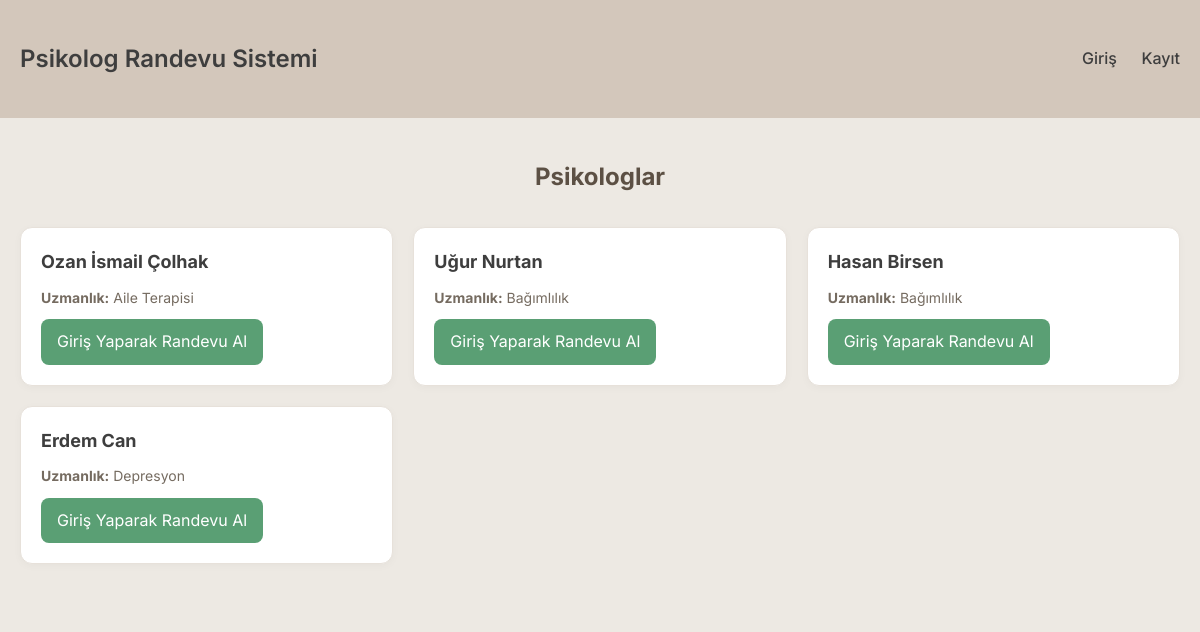
The page / on the database its author committed.
### tables this page shows
CREATE TABLE users (
    id INTEGER PRIMARY KEY AUTOINCREMENT,
    ad TEXT NOT NULL,
    email TEXT NOT NULL UNIQUE,
    parola TEXT NOT NULL,
    rol TEXT NOT NULL CHECK (rol IN ('kullanici', 'psikolog', 'admin')),
    uzmanlik TEXT
);

### app.py (the view)
@app.route("/")
def index():
    conn = get_db_connection()
    psikologlar = conn.execute("SELECT * FROM users WHERE rol = 'psikolog'").fetchall()
    conn.close()
    return render_template("index.html", psikologlar=psikologlar)

### app.py (called while the page is built)
def get_db_connection():
    conn = sqlite3.connect("veritabani.db")
    conn.row_factory = sqlite3.Row
    return conn

### templates/index.html (shortened to what this page needs)
{% extends "layout.html" %}
{% block content %}
<h2>Psikologlar</h2>
{% if psikologlar|length == 0 %}
<p>Henüz sistemde kayıtlı psikolog bulunmamaktadır.</p>
{% else %}
<div class="psikolog-listesi">
    {% for psikolog in psikologlar %}
    <div class="psikolog-kart">
        <h3>{{ psikolog['ad'] }}</h3>
        <p><strong>Uzmanlık:</strong> {{ psikolog['uzmanlik'] or 'Belirtilmedi' }}</p>
        {% if session.get('user_id') and session.get('rol') == 'kullanici' %}
            <a href="{{ url_for('randevu_al', psikolog_id=psikolog['id']) }}" class="btn-randevu">Randevu Al</a>
        {% elif not session.get('user_id') %}
            <a href="{{ url_for('login') }}" class="btn-randevu">Giriş Yaparak Randevu Al</a>
        {% endif %}
    </div>
    {% endfor %}
</div>
{% endif %}
{% endblock %}

### static/style.css (style rules this page uses)
* { margin: 0; padding: 0; box-sizing: border-box; }
html, body { font-family: 'Inter', sans-serif; background-color: #ede9e3; color: #3e3e3e; line-height: 1.6; min-height: 100vh; }
.psikolog-listesi { display: grid; grid-template-columns: repeat(auto-fill, minmax(280px, 1fr)); gap: 20px; margin-top: 20px; }
.psikolog-kart { background-color: white; border: 1px solid #e7e1da; padding: 20px; border-radius: 12px; box-shadow: 0 2px 8px rgba(0, 0, 0, 0.03); }
.psikolog-kart h3 { margin-bottom: 10px; font-size: 18px; color: #3e3e3e; }
.psikolog-kart p { font-size: 14px; color: #756b60; }
.btn-randevu { display: inline-block; margin-top: 10px; padding: 10px 16px; background-color: #5a9f74; color: white; border: none; border-radius: 8px; text-decoration: none; transition: background-color 0.3s ease; }
h2 { text-align: center; margin-bottom: 30px; color: #5c5044; }

### rows shown on the page
users: ad "Ozan İsmail Çolhak", uzmanlik "Aile Terapisi"
users: ad "Uğur Nurtan", uzmanlik "Bağımlılık"
users: ad "Hasan Birsen", uzmanlik "Bağımlılık"
users: ad "Erdem Can", uzmanlik "Depresyon"
